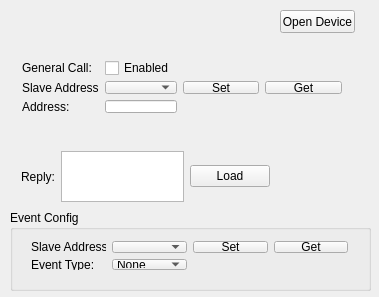
<?xml version="1.0" encoding="UTF-8"?>
<ui version="4.0">
 <class>MainWindow</class>
 <widget class="QMainWindow" name="MainWindow">
  <property name="geometry">
   <rect>
    <x>0</x>
    <y>0</y>
    <width>379</width>
    <height>297</height>
   </rect>
  </property>
  <property name="windowTitle">
   <string>I2c_slave_gui</string>
  </property>
  <property name="locale">
   <locale language="English" country="UnitedStates"/>
  </property>
  <widget class="QWidget" name="centralWidget">
   <widget class="QPushButton" name="openDevice">
    <property name="geometry">
     <rect>
      <x>280</x>
      <y>10</y>
      <width>75</width>
      <height>23</height>
     </rect>
    </property>
    <property name="text">
     <string>Open Device</string>
    </property>
   </widget>
   <widget class="QGroupBox" name="groupBoxEventCfg">
    <property name="geometry">
     <rect>
      <x>10</x>
      <y>210</y>
      <width>361</width>
      <height>81</height>
     </rect>
    </property>
    <property name="title">
     <string>Event Config</string>
    </property>
    <widget class="QWidget" name="layoutWidget">
     <property name="geometry">
      <rect>
       <x>10</x>
       <y>20</y>
       <width>339</width>
       <height>51</height>
      </rect>
     </property>
     <layout class="QGridLayout" name="gridLayout_2">
      <item row="0" column="0">
       <widget class="QLabel" name="labelEventAddress">
        <property name="text">
         <string>Slave Address #:</string>
        </property>
       </widget>
      </item>
      <item row="0" column="2">
       <widget class="QPushButton" name="setEvent">
        <property name="text">
         <string>Set</string>
        </property>
       </widget>
      </item>
      <item row="0" column="3">
       <widget class="QPushButton" name="getEvent">
        <property name="text">
         <string>Get</string>
        </property>
       </widget>
      </item>
      <item row="1" column="0">
       <widget class="QLabel" name="labelEventType">
        <property name="text">
         <string>Event Type:</string>
        </property>
       </widget>
      </item>
      <item row="1" column="1">
       <widget class="QComboBox" name="eventType">
        <item>
         <property name="text">
          <string>None</string>
         </property>
        </item>
        <item>
         <property name="text">
          <string>Read</string>
         </property>
        </item>
        <item>
         <property name="text">
          <string>Write</string>
         </property>
        </item>
        <item>
         <property name="text">
          <string>Read/Write</string>
         </property>
        </item>
       </widget>
      </item>
      <item row="0" column="1">
       <widget class="QComboBox" name="slaveAddressNumberEvent"/>
      </item>
     </layout>
    </widget>
   </widget>
   <widget class="QWidget" name="layoutWidget">
    <property name="geometry">
     <rect>
      <x>10</x>
      <y>140</y>
      <width>271</width>
      <height>73</height>
     </rect>
    </property>
    <layout class="QGridLayout" name="gridLayout_3">
     <item row="0" column="2">
      <widget class="QPushButton" name="loadReply">
       <property name="text">
        <string>Load</string>
       </property>
      </widget>
     </item>
     <item row="0" column="1">
      <widget class="QTextEdit" name="reply"/>
     </item>
     <item row="0" column="0">
      <widget class="QLabel" name="labelReply">
       <property name="text">
        <string>Reply:</string>
       </property>
      </widget>
     </item>
    </layout>
   </widget>
   <widget class="QWidget" name="layoutWidget">
    <property name="geometry">
     <rect>
      <x>11</x>
      <y>11</y>
      <width>174</width>
      <height>22</height>
     </rect>
    </property>
    <layout class="QGridLayout" name="gridLayout_4">
     <item row="0" column="0">
      <widget class="QLabel" name="labelPort">
       <property name="text">
        <string>Port:</string>
       </property>
      </widget>
     </item>
     <item row="0" column="1">
      <widget class="QComboBox" name="port"/>
     </item>
     <item row="0" column="2">
      <widget class="QCheckBox" name="checkBoxEnabled">
       <property name="text">
        <string>Enabled</string>
       </property>
      </widget>
     </item>
    </layout>
   </widget>
   <widget class="QWidget" name="">
    <property name="geometry">
     <rect>
      <x>11</x>
      <y>50</y>
      <width>341</width>
      <height>74</height>
     </rect>
    </property>
    <layout class="QGridLayout" name="gridLayout">
     <item row="0" column="0">
      <widget class="QLabel" name="labelGeneralCall">
       <property name="text">
        <string>General Call:</string>
       </property>
      </widget>
     </item>
     <item row="0" column="1">
      <widget class="QCheckBox" name="generalCall">
       <property name="text">
        <string>Enabled</string>
       </property>
      </widget>
     </item>
     <item row="1" column="0">
      <widget class="QLabel" name="labelSlaveAddressNumber">
       <property name="text">
        <string>Slave Address #:</string>
       </property>
      </widget>
     </item>
     <item row="1" column="1">
      <widget class="QComboBox" name="slaveAddressNumber"/>
     </item>
     <item row="1" column="2">
      <widget class="QPushButton" name="setAddress">
       <property name="text">
        <string>Set</string>
       </property>
      </widget>
     </item>
     <item row="1" column="3">
      <widget class="QPushButton" name="getAddress">
       <property name="text">
        <string>Get</string>
       </property>
      </widget>
     </item>
     <item row="2" column="0">
      <widget class="QLabel" name="labelAddress">
       <property name="text">
        <string>Address:</string>
       </property>
      </widget>
     </item>
     <item row="2" column="1">
      <widget class="QLineEdit" name="address"/>
     </item>
    </layout>
   </widget>
  </widget>
 </widget>
 <layoutdefault spacing="6" margin="11"/>
 <resources/>
 <connections/>
</ui>
